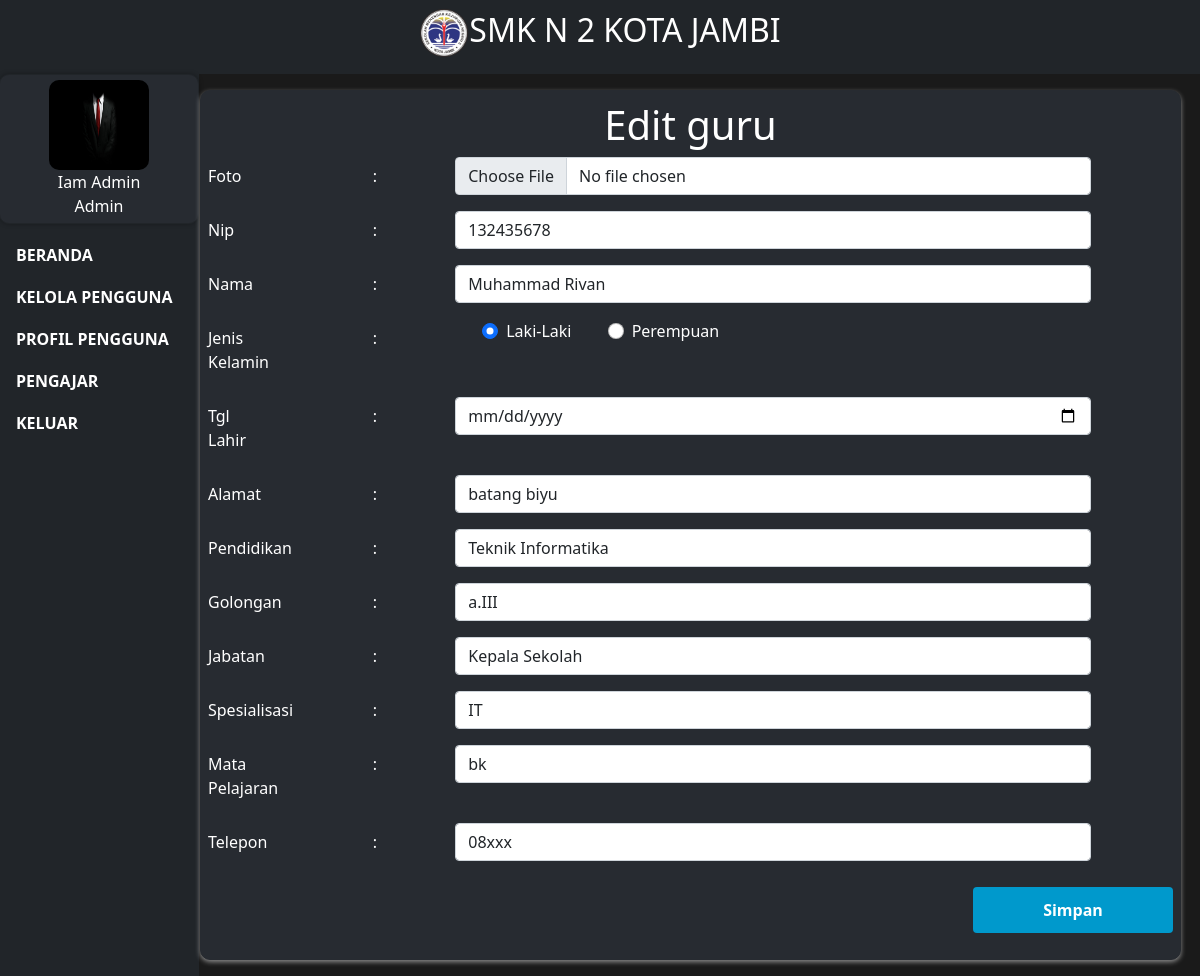
The app's page /edit/guru?id_guru=2 (signed in) with its own data.
### tables this page shows
CREATE TABLE `profil_user` (
  `id_profil_user` int(11) NOT NULL,
  `foto` varchar(150) NOT NULL,
  `nama` varchar(30) NOT NULL,
  `nip` int(30) NOT NULL,
  `jenis_kelamin` varchar(30) NOT NULL,
  `tgl_lahir` varchar(30) NOT NULL,
  `alamat` varchar(30) NOT NULL,
  `pendidikan` varchar(30) NOT NULL,
  `golongan` varchar(30) NOT NULL,
  `jabatan` varchar(30) NOT NULL,
  `telepon` int(30) NOT NULL,
  `user` int(30) NOT NULL
);

CREATE TABLE `identitas_guru` (
  `id_guru` int(11) NOT NULL,
  `nama` varchar(30) NOT NULL,
  `nip` int(18) NOT NULL,
  `jenis_kelamin` varchar(10) NOT NULL,
  `tgl_lahir` varchar(30) NOT NULL,
  `alamat` varchar(30) NOT NULL,
  `pendidikan` varchar(30) NOT NULL,
  `golongan` varchar(30) NOT NULL,
  `jabatan` varchar(30) NOT NULL,
  `spesialisasi` varchar(30) NOT NULL,
  `mata_pelajaran` varchar(30) NOT NULL,
  `telepon` varchar(30) NOT NULL,
  `foto` varchar(120) NOT NULL
);

### dashboard/pages/edit_guru.php (the view, shortened to what this page needs)
<?php
$activePage = 'guru';
$activePagechild = 'dPengajar';
include "../../db/koneksi.php";
include "../layout/header.php";
?>
<div class="container-fluid">
  <div class="row" style="margin-top: -0px;">
    <div class="col-lg-2">
      <?php include "../layout/side_menu.php" ?>
    </div>
    <div class="col-lg-10 py-3" style="margin-left: -10px;">
      <div class="container-1">
        <div id="ContainerEditGuru">
          <?php
          $queryGetData = mysqli_query($konek, "SELECT * FROM identitas_guru WHERE id_guru=" . $_GET['id_guru']);
          while ($dataGuru = mysqli_fetch_array($queryGetData)) { ?>
            <form action="../prosses.php?tipe=edit" method="post" class="form-container" enctype="multipart/form-data" style="margin:10px" autocomplete="false">
              <div style="width: 100%; text-align: center;">
                <h1 class="text-1">Edit guru</h1>
              </div>
              <div class="row mb-3">
                <div class="col-sm-2 text-1"><label class="col-sm-2 text-1 col-form-label">Foto</label></div>
                <div class="col-sm-1 text-1"><label class="col-sm-2 text-1 col-form-label">:</label></div>
                <div class="col-sm-8">
                  <input type="file" class="form-control" name="foto" value=<?php echo $dataGuru['foto']; ?>>
                </div>
              </div>
              <div class="row mb-3">
                <div class="col-sm-2 text-1"><label class="col-sm-2 text-1 col-form-label">Nip</label></div>
                <div class="col-sm-1 text-1"><label class="col-sm-2 text-1 col-form-label">:</label></div>
                <div class="col-sm-8">
                  <input type="number" class="form-control" placeholder="Nip" name="nip" value=<?php echo $dataGuru['nip']; ?>>
                </div>
              </div>
              <div class="row mb-3">
                <div class="col-sm-2 text-1"><label class="col-sm-2 text-1 col-form-label">Nama</label></div>
                <div class="col-sm-1 text-1"><label class="col-sm-2 text-1 col-form-label">:</label></div>
                <div class="col-sm-8">
                  <input type="text" class="form-control" placeholder="Nama" name="nama" value='<?php echo $dataGuru['nama']; ?>'>
                </div>
              </div>
              <div class="row mb-3">
                <div class="col-sm-2 text-1"><label class="col-sm-2 text-1 col-form-label">Jenis Kelamin</label></div>
                <div class="col-sm-1 text-1"><label class="col-sm-2 text-1 col-form-label">:</label></div>
                <div class="col-sm-8" style="margin-left:30px;">
                  <div class="row">
                    <div class="col-12">
                      <div class="form-check form-check-inline">
                        <input type="radio" class="form-check-input" name="jenis_kelamin" id="radioLaki" value="L" <?php if ($dataGuru['jenis_kelamin'] == "L") {
                                                                                                                      echo "checked";
                                                                                                                    } ?>>
                        <label class="form-check-label text-1" for="radioMale">Laki-Laki</label>
                      </div>
                      <div class="form-check form-check-inline ms-3">
                        <input type="radio" class="form-check-input" value="P" name="jenis_kelamin" id="radioPerempuan" <?php if ($dataGuru['jenis_kelamin'] == "P") {
                                                                                                                          echo "checked";
                                                                                                                        } ?>>
                        <label class="form-check-label text-1" for="radioFemale">Perempuan</label>
                      </div>
                    </div>
                  </div>
                </div>
              </div>
              <div class="row mb-3">
                <div class="col-sm-2 text-1"><label class="col-sm-2 text-1 col-form-label">Tgl Lahir</label></div>
                <div class="col-sm-1 text-1"><label class="col-sm-2 text-1 col-form-label">:</label></div>
                <div class="col-sm-8">
                  <input type="date" id="birthday" name="tgl_lahir" class="form-control" value=<?php echo $dataGuru['tgl_lahir']; ?>>
                </div>
              </div>
              <div class="row mb-3">
                <div class="col-sm-2 text-1"><label class="col-sm-2 text-1 col-form-label">Alamat</label></div>
                <div class="col-sm-1 text-1"><label class="col-sm-2 text-1 col-form-label">:</label></div>
                <div class="col-sm-8">
                  <input type="text" class="form-control" placeholder="Alamat" name="alamat" value='<?php echo $dataGuru['alamat']; ?>'>
                </div>
              </div>
              <div class="row mb-3">
                <div class="col-sm-2 text-1"><label class="col-sm-2 text-1 col-form-label">Pendidikan</label></div>
                <div class="col-sm-1 text-1"><label class="col-sm-2 text-1 col-form-label">:</label></div>
                <div class="col-sm-8">
                  <input type="text" class="form-control" placeholder="Pendidikan" name="pendidikan" value='<?php echo $dataGuru['pendidikan']; ?>'>
                </div>
              </div>
              <div class="row mb-3">
                <div class="col-sm-2 text-1"><label class="col-sm-2 text-1 col-form-label">Golongan</label></div>
                <div class="col-sm-1 text-1"><label class="col-sm-2 text-1 col-form-label">:</label></div>
                <div class="col-sm-8">
                  <input type="text" class="form-control" placeholder="Golongan" name="golongan" value='<?php echo $dataGuru['golongan']; ?>'>
                </div>
              </div>
              <div class="row mb-3">
                <div class="col-sm-2 text-1"><label class="col-sm-2 text-1 col-form-label">Jabatan</label></div>
                <div class="col-sm-1 text-1"><label class="col-sm-2 text-1 col-form-label">:</label></div>
                <div class="col-sm-8">
                  <select name="jabatan" class="form-control" id="jabatan">
                    <?php
                    $arrJabatan = array('Kepala Sekolah' => 'Kepala Sekolah', 'Wakil Kurikulum/PP' => 'Wakil Kurikulum', 'Wakil Kesiswaan' => 'Wakil Kesiswaan', 'Wakil Sarana dan Prasarana' => 'Wakil Sarana dan Prasarana', 'Wakil Manajemen Mutu' => 'Wakil Manajemen Mutu', 'Wakil Humas' => 'Wakil Humas', 'KaPus' => 'KaPus', 'KaProg PB' => 'KaProg PB', 'KaProg PH' => 'KaProg PH', 'KaBeng OTKP' => 'KaBeng OTKP', 'KaBeng PB' => 'KaBeng PB', 'KaProg OTKP' => 'KaProg OTKP', 'Kasubag TU' => 'Kasubag TU');
                    foreach ($arrJabatan as $key => $value) {
                      if ($key == $dataGuru['jabatan']) {
                        echo "<option value='" . $key . "' selected>" . $value . "</option>";
                      } else {
                        echo "<option value='" . $key . "'>" . $value . "</option>";
                      }
                    }
                    ?>
                  </select>
                </div>
              </div>
              <div class="row mb-3">
                <div class="col-sm-2 text-1"><label class="col-sm-2 text-1 col-form-label">Spesialisasi</label></div>
                <div class="col-sm-1 text-1"><label class="col-sm-2 text-1 col-form-label">:</label></div>
                <div class="col-sm-8">
                  <input type="text" class="form-control" placeholder="Spesialisasi" name="spesialisasi" value='<?php echo $dataGuru['spesialisasi']; ?>'>
                </div>
              </div>
              <div class="row mb-3">
                <div class="col-sm-2 text-1"><label class="col-sm-2 text-1 col-form-label">Mata Pelajaran</label></div>
                <div class="col-sm-1 text-1"><label class="col-sm-2 text-1 col-form-label">:</label></div>
                <div class="col-sm-8">
                  <input type="text" class="form-control" placeholder="Mata Pelajaran" name="mata_pelajaran" value='<?php echo $dataGuru['mata_pelajaran']; ?>'>
                </div>
              </div>
              <div class="row mb-3">
                <div class="col-sm-2 text-1"><label class="col-sm-2 text-1 col-form-label">Telepon</label></div>
                <div class="col-sm-1 text-1"><label class="col-sm-2 text-1 col-form-label">:</label></div>
                <div class="col-sm-8">
                  <input type="text" class="form-control" placeholder="Telepon" name="telepon" value=<?php echo $dataGuru['telepon']; ?>>
                </div>
              </div>
            <?php } ?>
            <div class="row mb-3 justify-content-end" style="margin-bottom: 10px;">
              <div class="col-sm-10 offset-sm-2 text-end" style="margin-bottom: 10px;">
                <input id="formInput" type="submit" value="Simpan" name="simpan" style="width:25%;" />
              </div>
            </div>
            </form>
        </div>
      </div>
    </div>
  </div>
</div>

### dashboard/layout/side_menu.php (shortened to what this page needs)
<div id="side-menu" class="side-menu" style=" height: 100%; width:200px; margin-left: -10px; border-radius:0px; background-color:#212529; ">
  <div class="postcard text-center" style="flex-direction: column;width:100%; margin-bottom: 10px; text-align:center; background-color:#272b31; border-color: #212529;">
    <?php
    $queryDataProfilUser = mysqli_query($konek, "SELECT * FROM profil_user WHERE user=" . $_SESSION['id_user']);
    $nama = '';
    $foto = '';
    if (mysqli_num_rows($queryDataProfilUser) == 1) {
      while ($DataProfilUser = mysqli_fetch_array($queryDataProfilUser)) {
        $nama = $DataProfilUser['nama'];
        $foto = $DataProfilUser['foto'];
      }
    }
    ?>
    <?php if ($foto != '') { ?>
      <img src="http://localhost/smkn2kotajambi/assets/images/guru/<?php echo $foto; ?>" alt="Gambar Postcard" style="width:100px;height:100px;display: inline-block;margin: 0 auto;">
    <?php } else { ?>
      <img src="http://localhost/smkn2kotajambi/assets/images/profil.png" alt="Gambar Postcard" style="width:100px;height:100px;display: inline-block;margin: 0 auto;">
    <?php } ?>
    <div>
      <span>
        <?php
        if ($nama != '') {
          echo $nama;
        } else {
          echo "Unknown";
        }
        ?>
      </span>
      <br />
      <span><?php echo $_SESSION['akses']; ?></span>
    </div>
  </div>
  <a href="/smkn2kotajambi/dashboard" <?php if ($activePage == 'dashboard') {
                                        echo 'class=" btn nav-link active-cs"';
                                      } else {
                                        echo 'class=" btn nav-link"';
                                      } ?> style="font-weight:600; color:white; text-align: left;">BERANDA</a>
  <?php
  if ($_SESSION['akses'] == 'Admin') { ?>
    <a href="/smkn2kotajambi/kelola-pengguna" <?php if ($activePage == 'kelolaPengguna') {
                                                echo 'class=" btn nav-link active-cs"';
                                              } else {
                                                echo 'class=" btn nav-link"';
                                              } ?> style="font-weight:600; color:white;text-align: left;">KELOLA PENGGUNA</a>
  <?php
  }
  ?>
  <a href="/smkn2kotajambi/profil-pengguna" <?php if ($activePage == 'profilPengguna') {
                                              echo 'class=" btn nav-link active-cs"';
                                            } else {
                                              echo 'class=" btn nav-link"';
                                            } ?> style="font-weight:600; color:white;text-align: left;">PROFIL PENGGUNA</a>
  <a id="menu-pengajar" <?php if ($activePage == 'pengajar' && $activePagechild != '') {
                          echo 'class=" btn nav-link active"';
                        } else {
                          echo 'class=" btn nav-link"';
                        } ?> style="font-weight:600; color:white;text-align: left;">PENGAJAR</a>
  <a class=" btn nav-link" href="http://localhost/smkn2kotajambi/logout.php?id=<?PHP echo $_SESSION['id_user']; ?>" style="font-weight:600; color:white;text-align: left;">KELUAR</a>
</div>

### assets/css/styles.css (style rules this page uses)
body { height: 100%; text-align:left; display:grid; grid-template-rows: auto 1fr auto; min-height:100vh; background-color: #1a1a1a; color: white; }
* { margin: 0; padding: 0; }
.row { margin-right: -15px; margin-left: -15px; }
input[type="submit"] { border: none; outline: none; background: #0099cc; padding: 11px 25px; width: 100%; margin-top: 10px; border-radius: 4px; font-weight: 600; cursor: pointer; color: white; }
.postcard { display: flex; align-items: center; width: 500px; height: 150px; border: 1px solid #ccc; border-radius: 10px; padding: 5px; box-shadow: 0 0 5px rgba(0, 0, 0, 0.3); background-color: #ffffff; }
.postcard img { width: 100px; height: 100px; height: auto; border-radius: 10px; margin-bottom: 10px; }
.container-1 { background-color: #272b31; border-radius: 10px; border: 1px solid #272b31; box-shadow: 0 2px 5px rgba(255, 255, 255,0.5); }
.text-1 { color: white; }

### records on screen
profil_user: foto (picture), nama "Iam Admin"
identitas_guru: nip "132435678", nama "Muhammad Rivan", jenis_kelamin "☑", alamat "batang biyu", pendidikan "Teknik Informatika", golongan "a.III", jabatan "Kepala Sekolah", spesialisasi "IT", mata_pelajaran "bk", telepon "08xxx"

### other values on screen
$_SESSION['akses'] "Admin"
